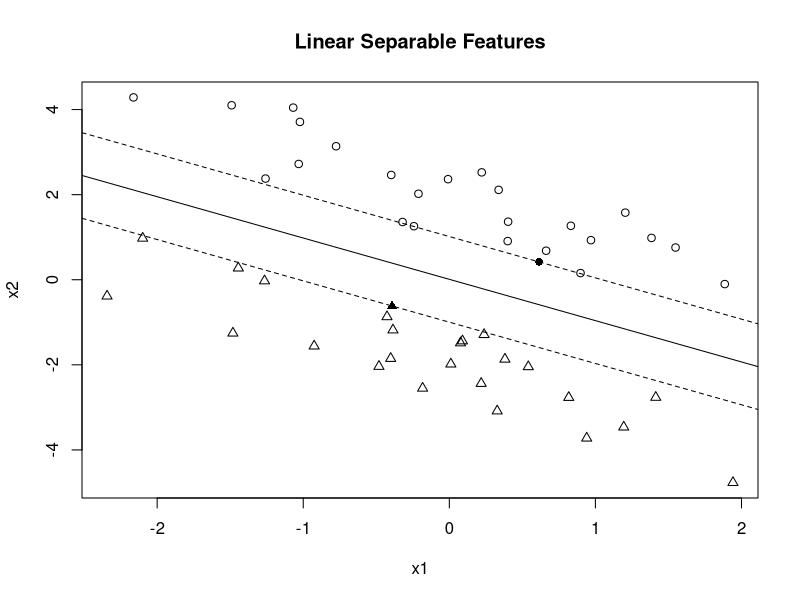

Here is the R script that generated this plot:
require('kernlab')

kfunction <- function(linear =0, quadratic=0)
{
  k <- function (x,y)
  {
    linear*sum((x)*(y)) + quadratic*sum((x^2)*(y^2))
  }
  class(k) <- "kernel"
  k
}

n = 25
a1 = rnorm(n)
a2 = 1 - a1 + 2* runif(n)
b1 = rnorm(n)
b2 = -1 - b1 - 2*runif(n)
x = rbind(matrix(cbind(a1,a2),,2),matrix(cbind(b1,b2),,2))
y <- matrix(c(rep(1,n),rep(-1,n)))

svp <- ksvm(x,y,type="C-svc",C = 100, kernel=kfunction(1,0),scaled=c())
plot(c(min(x[,1]), max(x[,1])),c(min(x[,2]), max(x[,2])),type='n',xlab='x1',ylab='x2')
title(main='Linear Separable Features')
ymat <- ymatrix(svp)
points(x[-SVindex(svp),1], x[-SVindex(svp),2], pch = ifelse(ymat[-SVindex(svp)] < 0, 2, 1))
points(x[SVindex(svp),1], x[SVindex(svp),2], pch = ifelse(ymat[SVindex(svp)] < 0, 17, 16))

# Extract w and b from the model   
w <- colSums(coef(svp)[[1]] * x[SVindex(svp),])
b <- b(svp)

# Draw the lines
abline(b/w[2],-w[1]/w[2])
abline((b+1)/w[2],-w[1]/w[2],lty=2)
abline((b-1)/w[2],-w[1]/w[2],lty=2)
